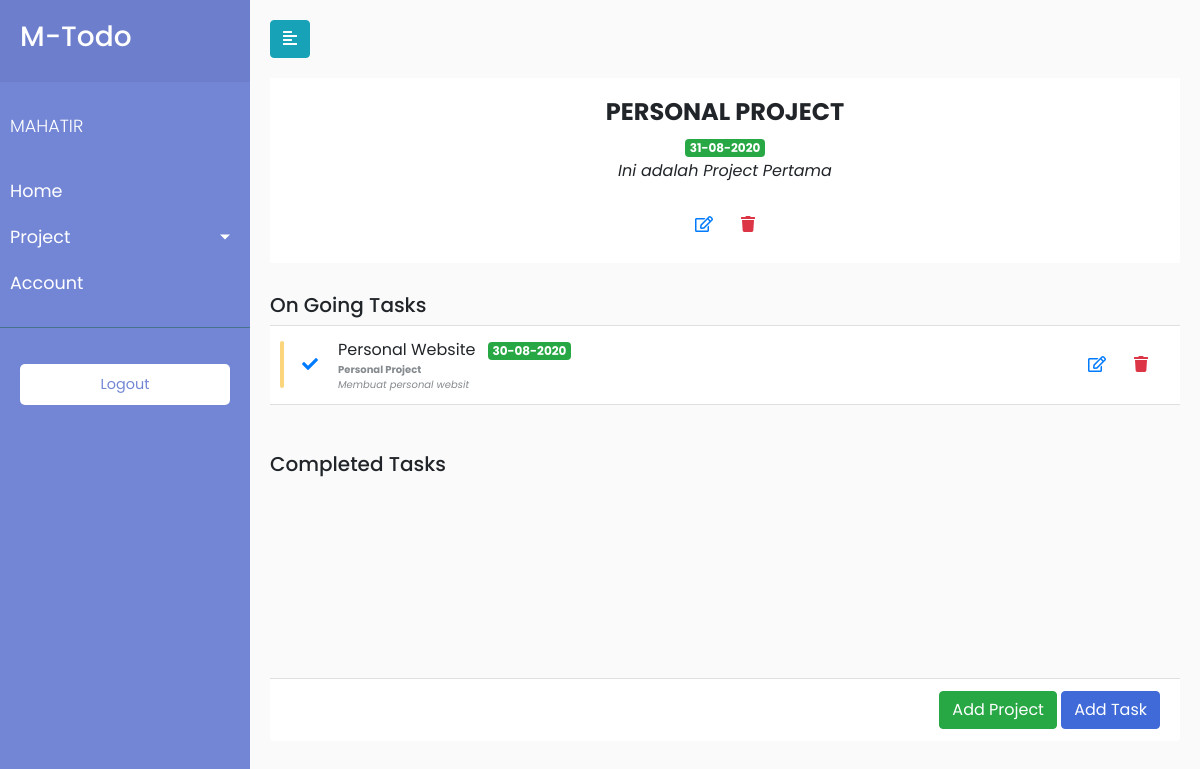
Before: /project/single/1 (signed in) with the older database file.
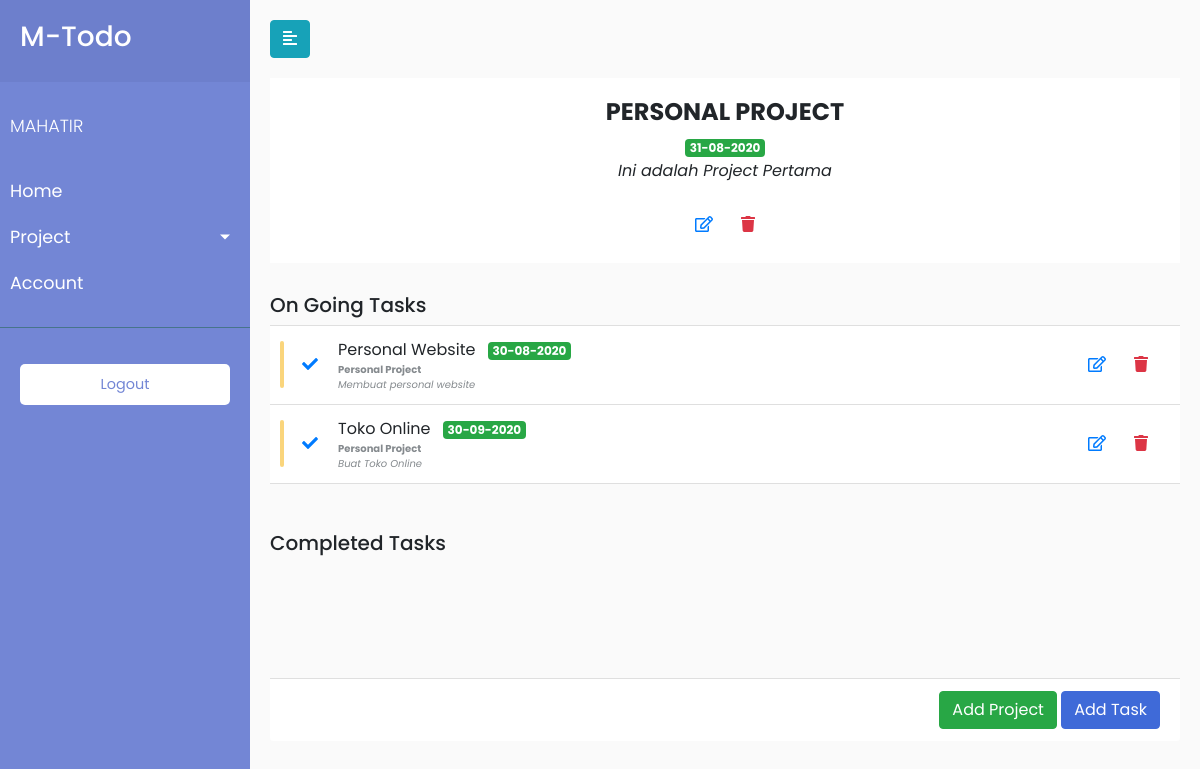
After: the same page with the newer database file.
### todaApp/models.py (models this page shows, shortened)
class Task(db.Model):
    __tablename__ = 'tasks'
    id = db.Column(db.Integer, primary_key=True)
    title = db.Column(db.String(200), nullable=False)
    description = db.Column(db.String(300))
    due_date = db.Column(db.DateTime, nullable=False, default=datetime.utcnow)
    completed = db.Column(db.Boolean, default=False)
    project = db.Column(db.Integer, db.ForeignKey('projects.id'))
    user = db.Column(db.Integer, db.ForeignKey('user.id'))

class Project(db.Model):
    __tablename__ = 'projects'
    id = db.Column(db.Integer, primary_key=True)
    title = db.Column(db.String(200), nullable=False)
    description = db.Column(db.String(300))
    due_date = db.Column(db.DateTime, nullable=False, default=datetime.utcnow)
    completed = db.Column(db.Boolean, default=False)
    user = db.Column(db.Integer, db.ForeignKey('user.id'))
    task = db.relationship('Task', backref='task', lazy=True, cascade="all, delete, delete-orphan")

### todaApp/tasks/routes.py (the view)
@tasks.route("/project/single/<int:project_id>", methods=['GET', 'POST'])
@login_required
def single_project(project_id):
    tasks= Task.query.filter_by(completed=False, project=project_id, user=current_user.id).order_by(Task.due_date).all()
    tasks_complete = Task.query.filter_by(completed=True, project=project_id, user=current_user.id).order_by(Task.due_date).all()
    project = Project.query.get_or_404(project_id)
    projects = Project.query.filter_by(user=current_user.id).all()
    return render_template('project.html', projects=projects, tasks=tasks,
                            project=project, tasks_complete=tasks_complete)

### todaApp/models.py (called while the page is built)
@login_manager.user_loader
def load_user(user_id):
    return User.query.get(int(user_id))

### todaApp/templates/project.html (shortened to what the changed rows need)
{% extends 'layout.html'%}
{% block content %}
<div class="wrapper">
    <div id="project-single">
        <div class="task-content">
            <div class="scroll-area-sm">
                <perfect-scrollbar class="ps-show-limits">
                    <div style="position: static;" class="ps ps--active-y">
                        <div class="project-info">
                            <h2>{{project.title | upper}}</h2>
                            <br>
                            <br>
                            <br>
                        </div>
                        <div class="ps-content">
                            <ul class=" list-group list-group-flush">
                                {% for task in tasks %}
                                <li class="list-group-item">
                                    <div class="todo-indicator bg-warning"></div>
                                    <div class="widget-content p-0">
                                        <div class="widget-content-wrapper">
                                            <div class="widget-content-left mr-2">
                                                <button class="border-0 btn-transition btn btn-outline-primary">
                                                    <a href="{{ url_for('tasks.complete_task', todo_id=task.id) }}">
                                                        <i class="fa fa-check"></i>
                                                    </a>
                                                </button>
                                            </div>
                                            <div class="widget-content-left">
                                                <div class="widget-heading">{{task.title}} <div
                                                        class="badge badge-success ml-2">
                                                        {{task.due_date.strftime('%d-%m-%Y')}}</div>
                                                </div>
                                                <div class="widget-subheading">
                                                    <a href="{{url_for('tasks.update_project', project_id=task.project)}}"><strong>{{ task.task.title}}</strong></a> <br>
                                                    <i>{{task.description}}</i>
                                                </div>
                                            </div>
                                            <div class="widget-content-right">
                                                <button class="border-0 btn-transition btn btn-outline-primary">
                                                    <a href="{{ url_for('tasks.update_task', todo_id=task.id) }}"><i
                                                            class="far fa-edit"></i></a>
                                                </button>
                                                <button class="border-0 btn-transition btn btn-outline-danger">
                                                    <a href="{{ url_for('tasks.delete_task', todo_id=task.id) }}"><i
                                                            class="fa fa-trash"></i> </a>
                                                </button>
                                            </div>
                                        </div>
                                    </div>
                                </li>
                                {% endfor %}
                            </ul>
                            <br>
                            <br>
                        </div>
                    </div>
                </perfect-scrollbar>
            </div>
        </div>
    </div>
</div>
{% endblock content%}

Changed rows visible on the page:
changed Task "Personal Website": description "Membuat personal websit" → "Membuat personal website"
added Task: title "Toko Online", due_date "30-09-2020", task "Personal Project", description "Buat Toko Online"
